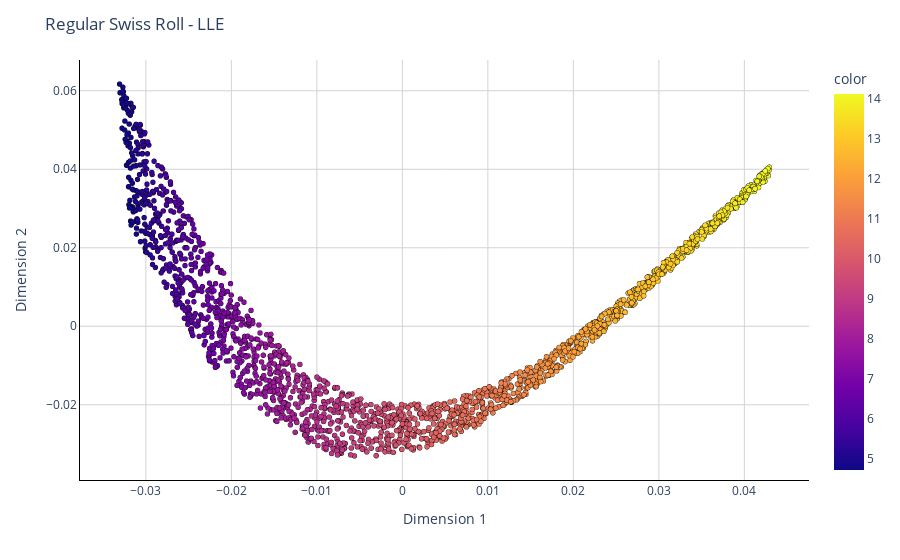
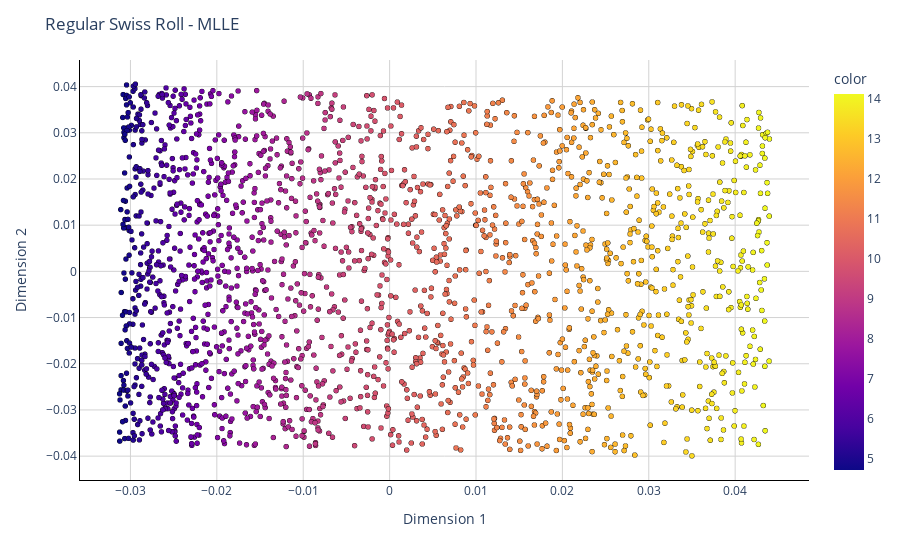
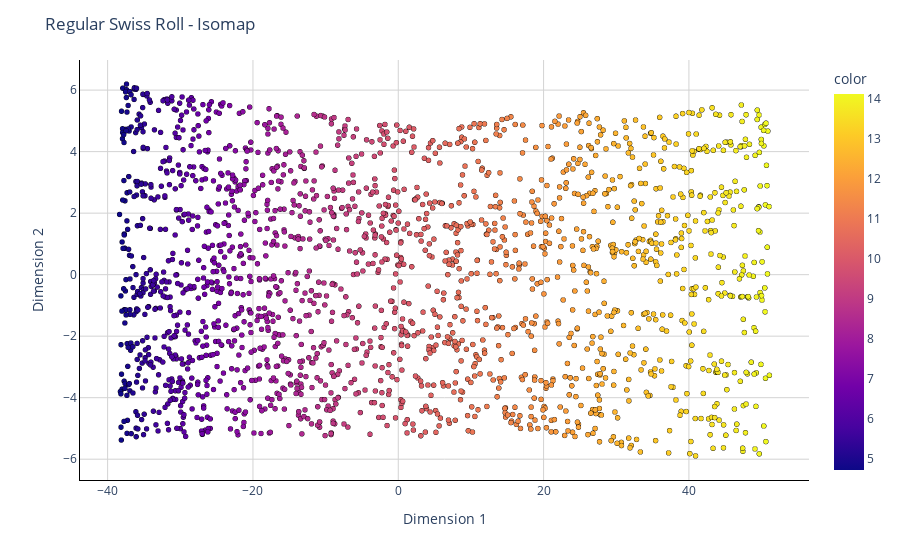
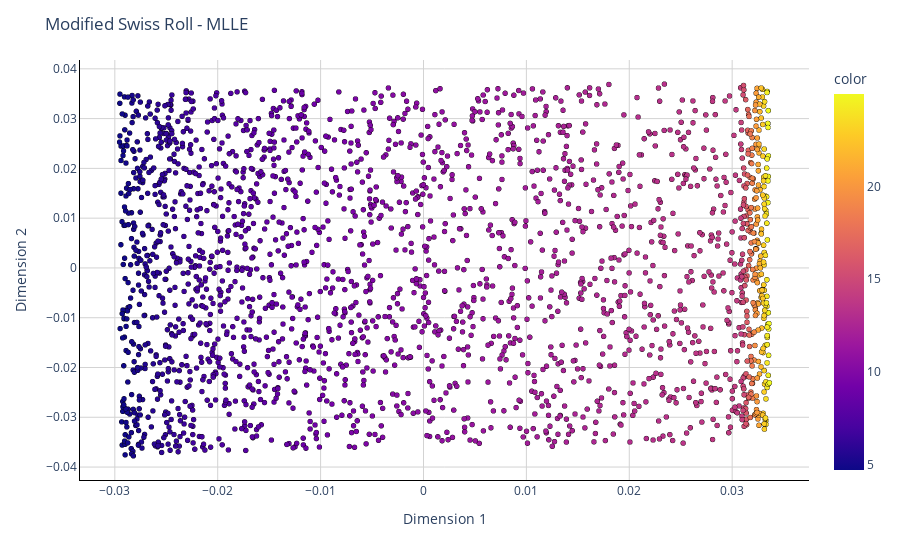

Notebook code cell kept with these figures, in order:
### Markdown cell above
##### Visualize results

### Code cell
Plot2D(std_lle_res, y, 'Regular Swiss Roll - LLE')
Plot2D(mlle_res, y, 'Regular Swiss Roll - MLLE')
Plot2D(isomap_res, y, 'Regular Swiss Roll - Isomap')
Plot2D(mod_mlle_res, y_two, 'Modified Swiss Roll - MLLE')
Plot2D(mod_isomap_res, y_two, 'Modified Swiss Roll - Isomap')

### Figure 1 — Plotly figure (JSON) as saved in the notebook; plotly's stock layout.template omitted (floating-point values rounded to 4 significant figures; data arrays with more than 128 entries replaced by an {"elided": "..."} marker saying what was removed)
{"data": [{"hovertemplate": "Dimension 1=%{x}<br>Dimension 2=%{y}<br>color=%{marker.color}<extra></extra>", "legendgroup": "", "marker": {"color": {"elided": "2000 float values"}, "coloraxis": "coloraxis", "line": {"color": "black", "width": 0.3}, "opacity": 1, "size": 5, "symbol": "circle"}, "mode": "markers", "name": "", "showlegend": false, "type": "scattergl", "x": {"elided": "2000 float values"}, "xaxis": "x", "y": {"elided": "2000 float values"}, "yaxis": "y"}], "layout": {"coloraxis": {"colorbar": {"title": {"text": "color"}}, "colorscale": [[0, "#0d0887"], [0.1111, "#46039f"], [0.2222, "#7201a8"], [0.3333, "#9c179e"], [0.4444, "#bd3786"], [0.5556, "#d8576b"], [0.6667, "#ed7953"], [0.7778, "#fb9f3a"], [0.8889, "#fdca26"], [1, "#f0f921"]]}, "legend": {"tracegroupgap": 0}, "margin": {"t": 60}, "plot_bgcolor": "white", "title": {"text": "Regular Swiss Roll - LLE"}, "xaxis": {"anchor": "y", "domain": [0, 1], "gridcolor": "lightgrey", "gridwidth": 1, "linecolor": "black", "linewidth": 1, "showgrid": true, "showline": true, "title": {"text": "Dimension 1"}, "zeroline": true, "zerolinecolor": "lightgrey", "zerolinewidth": 1}, "yaxis": {"anchor": "x", "domain": [0, 1], "gridcolor": "lightgrey", "gridwidth": 1, "linecolor": "black", "linewidth": 1, "showgrid": true, "showline": true, "title": {"text": "Dimension 2"}, "zeroline": true, "zerolinecolor": "lightgrey", "zerolinewidth": 1}}}

### Figure 2 — Plotly figure (JSON) as saved in the notebook; plotly's stock layout.template omitted (floating-point values rounded to 4 significant figures; data arrays with more than 128 entries replaced by an {"elided": "..."} marker saying what was removed)
{"data": [{"hovertemplate": "Dimension 1=%{x}<br>Dimension 2=%{y}<br>color=%{marker.color}<extra></extra>", "legendgroup": "", "marker": {"color": {"elided": "2000 float values"}, "coloraxis": "coloraxis", "line": {"color": "black", "width": 0.3}, "opacity": 1, "size": 5, "symbol": "circle"}, "mode": "markers", "name": "", "showlegend": false, "type": "scattergl", "x": {"elided": "2000 float values"}, "xaxis": "x", "y": {"elided": "2000 float values"}, "yaxis": "y"}], "layout": {"coloraxis": {"colorbar": {"title": {"text": "color"}}, "colorscale": [[0, "#0d0887"], [0.1111, "#46039f"], [0.2222, "#7201a8"], [0.3333, "#9c179e"], [0.4444, "#bd3786"], [0.5556, "#d8576b"], [0.6667, "#ed7953"], [0.7778, "#fb9f3a"], [0.8889, "#fdca26"], [1, "#f0f921"]]}, "legend": {"tracegroupgap": 0}, "margin": {"t": 60}, "plot_bgcolor": "white", "title": {"text": "Regular Swiss Roll - MLLE"}, "xaxis": {"anchor": "y", "domain": [0, 1], "gridcolor": "lightgrey", "gridwidth": 1, "linecolor": "black", "linewidth": 1, "showgrid": true, "showline": true, "title": {"text": "Dimension 1"}, "zeroline": true, "zerolinecolor": "lightgrey", "zerolinewidth": 1}, "yaxis": {"anchor": "x", "domain": [0, 1], "gridcolor": "lightgrey", "gridwidth": 1, "linecolor": "black", "linewidth": 1, "showgrid": true, "showline": true, "title": {"text": "Dimension 2"}, "zeroline": true, "zerolinecolor": "lightgrey", "zerolinewidth": 1}}}

### Figure 3 — Plotly figure (JSON) as saved in the notebook; plotly's stock layout.template omitted (floating-point values rounded to 4 significant figures; data arrays with more than 128 entries replaced by an {"elided": "..."} marker saying what was removed)
{"data": [{"hovertemplate": "Dimension 1=%{x}<br>Dimension 2=%{y}<br>color=%{marker.color}<extra></extra>", "legendgroup": "", "marker": {"color": {"elided": "2000 float values"}, "coloraxis": "coloraxis", "line": {"color": "black", "width": 0.3}, "opacity": 1, "size": 5, "symbol": "circle"}, "mode": "markers", "name": "", "showlegend": false, "type": "scattergl", "x": {"elided": "2000 float values"}, "xaxis": "x", "y": {"elided": "2000 float values"}, "yaxis": "y"}], "layout": {"coloraxis": {"colorbar": {"title": {"text": "color"}}, "colorscale": [[0, "#0d0887"], [0.1111, "#46039f"], [0.2222, "#7201a8"], [0.3333, "#9c179e"], [0.4444, "#bd3786"], [0.5556, "#d8576b"], [0.6667, "#ed7953"], [0.7778, "#fb9f3a"], [0.8889, "#fdca26"], [1, "#f0f921"]]}, "legend": {"tracegroupgap": 0}, "margin": {"t": 60}, "plot_bgcolor": "white", "title": {"text": "Regular Swiss Roll - Isomap"}, "xaxis": {"anchor": "y", "domain": [0, 1], "gridcolor": "lightgrey", "gridwidth": 1, "linecolor": "black", "linewidth": 1, "showgrid": true, "showline": true, "title": {"text": "Dimension 1"}, "zeroline": true, "zerolinecolor": "lightgrey", "zerolinewidth": 1}, "yaxis": {"anchor": "x", "domain": [0, 1], "gridcolor": "lightgrey", "gridwidth": 1, "linecolor": "black", "linewidth": 1, "showgrid": true, "showline": true, "title": {"text": "Dimension 2"}, "zeroline": true, "zerolinecolor": "lightgrey", "zerolinewidth": 1}}}

### Figure 4 — Plotly figure (JSON) as saved in the notebook; plotly's stock layout.template omitted (floating-point values rounded to 4 significant figures; data arrays with more than 128 entries replaced by an {"elided": "..."} marker saying what was removed)
{"data": [{"hovertemplate": "Dimension 1=%{x}<br>Dimension 2=%{y}<br>color=%{marker.color}<extra></extra>", "legendgroup": "", "marker": {"color": {"elided": "2300 float values"}, "coloraxis": "coloraxis", "line": {"color": "black", "width": 0.3}, "opacity": 1, "size": 5, "symbol": "circle"}, "mode": "markers", "name": "", "showlegend": false, "type": "scattergl", "x": {"elided": "2300 float values"}, "xaxis": "x", "y": {"elided": "2300 float values"}, "yaxis": "y"}], "layout": {"coloraxis": {"colorbar": {"title": {"text": "color"}}, "colorscale": [[0, "#0d0887"], [0.1111, "#46039f"], [0.2222, "#7201a8"], [0.3333, "#9c179e"], [0.4444, "#bd3786"], [0.5556, "#d8576b"], [0.6667, "#ed7953"], [0.7778, "#fb9f3a"], [0.8889, "#fdca26"], [1, "#f0f921"]]}, "legend": {"tracegroupgap": 0}, "margin": {"t": 60}, "plot_bgcolor": "white", "title": {"text": "Modified Swiss Roll - MLLE"}, "xaxis": {"anchor": "y", "domain": [0, 1], "gridcolor": "lightgrey", "gridwidth": 1, "linecolor": "black", "linewidth": 1, "showgrid": true, "showline": true, "title": {"text": "Dimension 1"}, "zeroline": true, "zerolinecolor": "lightgrey", "zerolinewidth": 1}, "yaxis": {"anchor": "x", "domain": [0, 1], "gridcolor": "lightgrey", "gridwidth": 1, "linecolor": "black", "linewidth": 1, "showgrid": true, "showline": true, "title": {"text": "Dimension 2"}, "zeroline": true, "zerolinecolor": "lightgrey", "zerolinewidth": 1}}}
